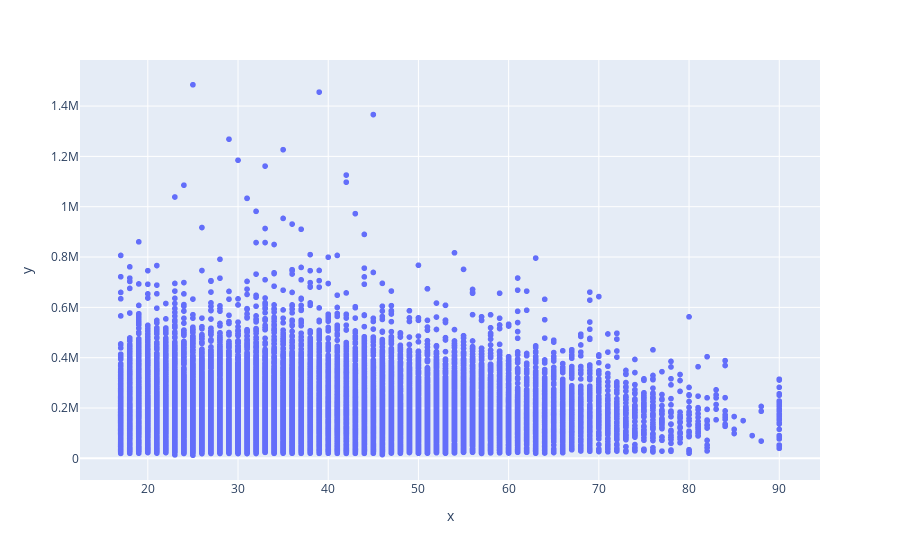

Write notebook code for a chart like this one.
### Code cell
# Age x final weight
g = px.scatter(x = df_census['age'], y = df_census['final-weight'])
g.show()

### Figure 1 — Plotly figure (JSON) as saved in the notebook; plotly's stock layout.template omitted (floating-point values rounded to 4 significant figures; data arrays with more than 128 entries replaced by an {"elided": "..."} marker saying what was removed)
{"data": [{"hovertemplate": "x=%{x}<br>y=%{y}<extra></extra>", "legendgroup": "", "marker": {"color": "#636efa", "symbol": "circle"}, "mode": "markers", "name": "", "showlegend": false, "type": "scattergl", "x": {"elided": "32561 int values"}, "xaxis": "x", "y": {"elided": "32561 int values"}, "yaxis": "y"}], "layout": {"legend": {"tracegroupgap": 0}, "margin": {"t": 60}, "xaxis": {"anchor": "y", "domain": [0, 1], "title": {"text": "x"}}, "yaxis": {"anchor": "x", "domain": [0, 1], "title": {"text": "y"}}}}
